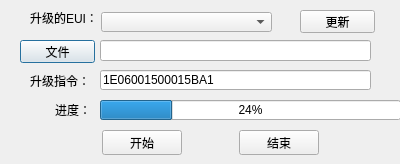
<?xml version="1.0" encoding="UTF-8"?>
<ui version="4.0">
 <class>RemoteUpgrade</class>
 <widget class="QDialog" name="RemoteUpgrade">
  <property name="geometry">
   <rect>
    <x>0</x>
    <y>0</y>
    <width>400</width>
    <height>164</height>
   </rect>
  </property>
  <property name="windowTitle">
   <string>Dialog</string>
  </property>
  <widget class="QLabel" name="label">
   <property name="geometry">
    <rect>
     <x>30</x>
     <y>10</y>
     <width>66</width>
     <height>16</height>
    </rect>
   </property>
   <property name="text">
    <string>升级的EUI：</string>
   </property>
  </widget>
  <widget class="QComboBox" name="comboBox">
   <property name="geometry">
    <rect>
     <x>101</x>
     <y>12</y>
     <width>171</width>
     <height>20</height>
    </rect>
   </property>
  </widget>
  <widget class="QLineEdit" name="lineEdit">
   <property name="geometry">
    <rect>
     <x>100</x>
     <y>40</y>
     <width>271</width>
     <height>21</height>
    </rect>
   </property>
  </widget>
  <widget class="QProgressBar" name="progressBar">
   <property name="geometry">
    <rect>
     <x>100</x>
     <y>100</y>
     <width>301</width>
     <height>20</height>
    </rect>
   </property>
   <property name="value">
    <number>24</number>
   </property>
  </widget>
  <widget class="QLabel" name="label_3">
   <property name="geometry">
    <rect>
     <x>55</x>
     <y>100</y>
     <width>41</width>
     <height>20</height>
    </rect>
   </property>
   <property name="text">
    <string>进度：</string>
   </property>
  </widget>
  <widget class="QPushButton" name="FileFuntion">
   <property name="geometry">
    <rect>
     <x>20</x>
     <y>40</y>
     <width>75</width>
     <height>23</height>
    </rect>
   </property>
   <property name="text">
    <string>文件</string>
   </property>
  </widget>
  <widget class="QLabel" name="label_2">
   <property name="geometry">
    <rect>
     <x>30</x>
     <y>70</y>
     <width>61</width>
     <height>21</height>
    </rect>
   </property>
   <property name="text">
    <string>升级指令：</string>
   </property>
  </widget>
  <widget class="QLineEdit" name="lineEdit_2">
   <property name="geometry">
    <rect>
     <x>100</x>
     <y>70</y>
     <width>271</width>
     <height>20</height>
    </rect>
   </property>
   <property name="text">
    <string>1E06001500015BA1</string>
   </property>
  </widget>
  <widget class="QPushButton" name="UpdataEUI">
   <property name="geometry">
    <rect>
     <x>300</x>
     <y>10</y>
     <width>75</width>
     <height>23</height>
    </rect>
   </property>
   <property name="text">
    <string>更新</string>
   </property>
  </widget>
  <widget class="QWidget" name="">
   <property name="geometry">
    <rect>
     <x>50</x>
     <y>130</y>
     <width>321</width>
     <height>25</height>
    </rect>
   </property>
   <layout class="QHBoxLayout" name="horizontalLayout">
    <item>
     <spacer name="horizontalSpacer">
      <property name="orientation">
       <enum>Qt::Horizontal</enum>
      </property>
      <property name="sizeHint" stdset="0">
       <size>
        <width>40</width>
        <height>20</height>
       </size>
      </property>
     </spacer>
    </item>
    <item>
     <widget class="QPushButton" name="Start">
      <property name="text">
       <string>开始</string>
      </property>
     </widget>
    </item>
    <item>
     <spacer name="horizontalSpacer_2">
      <property name="orientation">
       <enum>Qt::Horizontal</enum>
      </property>
      <property name="sizeHint" stdset="0">
       <size>
        <width>40</width>
        <height>20</height>
       </size>
      </property>
     </spacer>
    </item>
    <item>
     <widget class="QPushButton" name="End">
      <property name="text">
       <string>结束</string>
      </property>
     </widget>
    </item>
    <item>
     <spacer name="horizontalSpacer_3">
      <property name="orientation">
       <enum>Qt::Horizontal</enum>
      </property>
      <property name="sizeHint" stdset="0">
       <size>
        <width>40</width>
        <height>20</height>
       </size>
      </property>
     </spacer>
    </item>
   </layout>
  </widget>
 </widget>
 <resources/>
 <connections/>
</ui>
